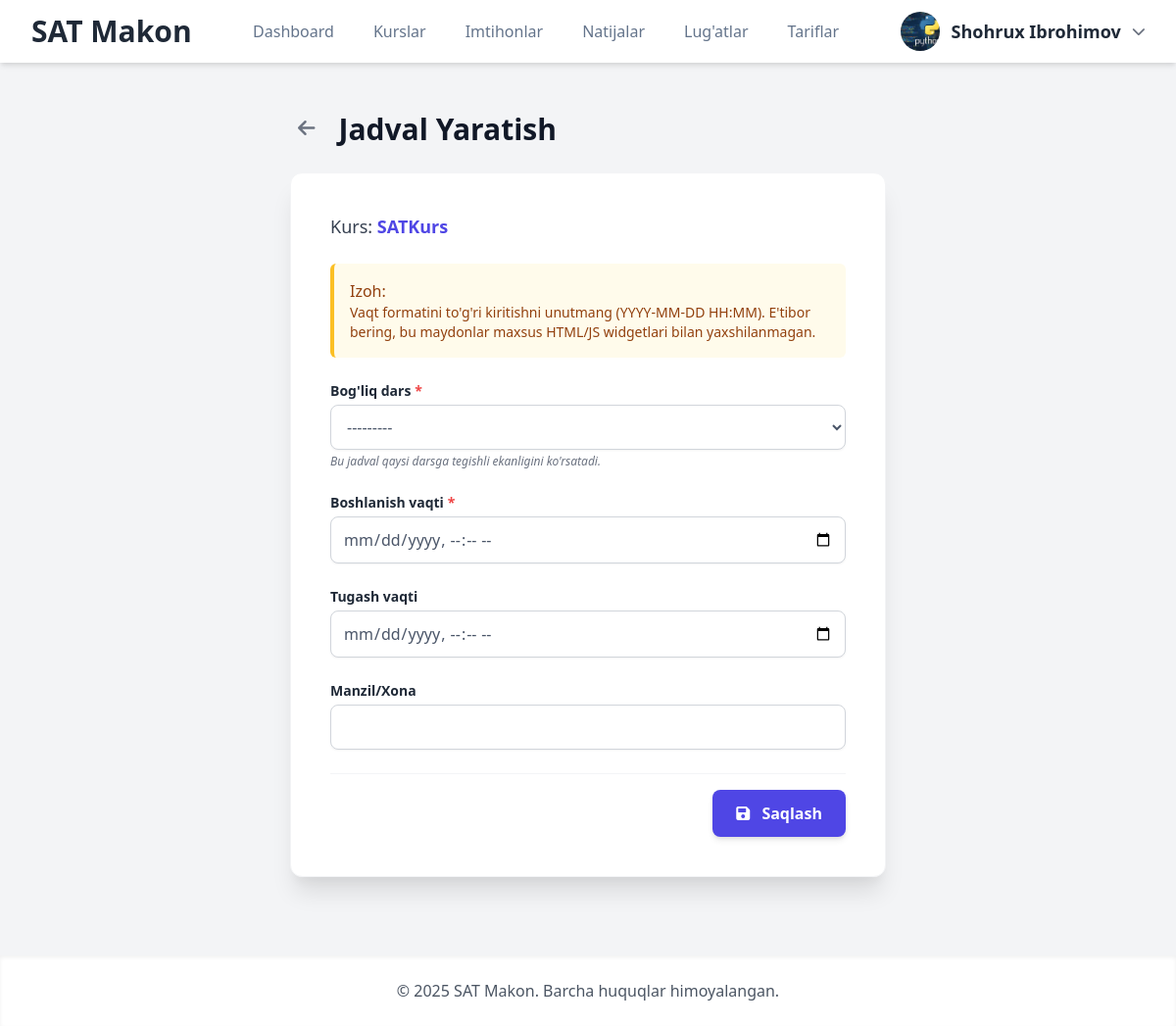
Screenshot of /courses/1/schedules/create/ (signed in) with the database file from the repository.
### Mock/models.py (models this page shows, shortened)
class CustomUser(AbstractUser):
    first_name = None
    last_name = None
    full_name = models.CharField(max_length=255, verbose_name="To'liq ism (F.I.Sh)")
    email = models.EmailField(unique=True, verbose_name="Elektron pochta")
    phone_number = models.CharField(max_length=20, unique=True, null=True, blank=True, verbose_name="Telefon raqami")
    center = models.ForeignKey(
        Center,
        on_delete=models.SET_NULL,
        null=True,
        blank=True,
        related_name='members',
        verbose_name="O'quv Markazi"
    )
    ROLE_CHOICES = [
        ('student', "O'quvchi"),
        ('teacher', "O'qituvchi"),
        ('center_admin', "Markaz Admini"),
        ('admin', "Platforma Super Admini"),
    ]
    role = models.CharField(max_length=20, choices=ROLE_CHOICES, default='student', verbose_name="Foydalanuvchi roli")
    profile_picture = models.ImageField(upload_to='profile_pics/', null=True, blank=True, verbose_name="Profil rasmi")
    bio = models.TextField(max_length=500, blank=True, verbose_name="O'zi haqida")
    ability = models.FloatField(default=0.0, verbose_name="Foydalanuvchi qobiliyati (Rasch)")
    teacher = models.ForeignKey(
        'self',
        on_delete=models.SET_NULL,
        null=True,
        blank=True,
        limit_choices_to=models.Q(role='teacher') | models.Q(role='center_admin'),
        related_name='students',
        verbose_name="Biriktirilgan Ustoz/Admin"
    )
    is_approved = models.BooleanField(default=True, verbose_name="Tasdiqlangan")
    is_banned = models.BooleanField(default=False, verbose_name="Bloklangan")
    USERNAME_FIELD = 'username'
    REQUIRED_FIELDS = ['email', 'full_name']
    def get_full_name(self):
        return self.full_name.strip()
    class Meta:
        verbose_name = "Foydalanuvchi"
        verbose_name_plural = "Foydalanuvchilar"

class Course(models.Model):
    title = models.CharField(max_length=200, verbose_name="Kurs nomi")
    description = models.TextField(verbose_name="Tavsif", blank=True, null=True)
    teacher = models.ForeignKey(settings.AUTH_USER_MODEL, on_delete=models.SET_NULL, null=True, verbose_name="Ustoz")
    course_type = models.CharField(
        max_length=10,
        choices=COURSE_TYPE_CHOICES,
        default='online',
        verbose_name="Kurs turi"
    )
    online_lesson_flow = models.CharField(
        max_length=10,
        choices=ONLINE_LESSON_FLOW_CHOICES,
        default='self_paced',
        verbose_name="Online darslar turi",
        help_text="'Ixtiyoriy'da tezlik talabaga bog'liq, 'Jadval asosida'da vaqt cheklangan."
    )
    is_premium = models.BooleanField(default=True, verbose_name="Pullik kurs")
    is_active = models.BooleanField(default=True, verbose_name="Aktiv")
    price = models.DecimalField(
        max_digits=10,
        decimal_places=2,
        default=0.00,
        verbose_name="Kurs narxi"
    )
    created_at = models.DateTimeField(auto_now_add=True)
    center = models.ForeignKey(
        'Center',
        on_delete=models.CASCADE,
        related_name='courses',
        verbose_name="Tegishli Markaz",
        null=True
    )
    groups = models.ManyToManyField(
        'Group',
        related_name='courses',
        blank=True,
        verbose_name="Kurs o'tiladigan guruhlar"
    )
    class Meta:
        verbose_name = "Kurs"
        verbose_name_plural = "Kurslar"
        unique_together = ('title', 'center')
        ordering = ['title']

### Mock/views.py (the view)
# urls.py: path('courses/<int:course_id>/schedules/create/', views.schedule_create, name='schedule_create'),
@login_required(login_url='login')
def schedule_create(request, course_id):
    course = get_object_or_404(Course, id=course_id)
    if request.method == 'POST':
        form = CourseScheduleForm(request.POST, course_instance=course)
        if form.is_valid():
            schedule = form.save(commit=False)
            schedule.course = course
            schedule.save()
            messages.success(request, "Dars jadvali muvaffaqiyatli qo'shildi.")
            return redirect('schedule_list', course_id=course.id)
    else:
        form = CourseScheduleForm(course_instance=course)
    context = {
        'form': form,
        'course': course,
        'page_title': f"'{course.title}' uchun jadval yaratish"
    }
    return render(request, 'management/schedule_form.html', context)

### Mock/forms.py
class CourseScheduleForm(forms.ModelForm):
    class Meta:
        model = CourseSchedule
        fields = ['related_lesson', 'start_time', 'end_time', 'location']
        widgets = {
            'start_time': forms.DateTimeInput(attrs={'type': 'datetime-local'}),
            'end_time': forms.DateTimeInput(attrs={'type': 'datetime-local'}),
        }
    def __init__(self, *args, **kwargs):
        course_instance = kwargs.pop('course_instance', None)
        super().__init__(*args, **kwargs)
        if course_instance:
            self.fields['related_lesson'].queryset = Lesson.objects.filter(
                module__course=course_instance
            ).select_related('module')

### Mock/context_processors.py (called while the page is built)
def global_context(request):
    default_name = "SAT Makon"
    context = {
        'CENTER_NAME': default_name,
        'center': None,
        'CENTER_SLUG': None,
    }
    if request.user.is_authenticated:
        user = request.user
        if hasattr(user, 'center') and user.center:
            current_center = user.center
            context['center'] = current_center
            context['CENTER_SLUG'] = current_center.slug
            context['CENTER_NAME'] = current_center.name
        if user.is_superuser:
            context['CENTER_NAME'] = default_name
            context['center'] = None
            context['CENTER_SLUG'] = None
    return context

### Mock/models.py (called while the page is built)
    def __str__(self):
        return f"{self.module.title} - {self.title}"

### Mock/templates/management/schedule_form.html (shortened to what this page needs)
{% extends 'base.html' %}
{% load static i18n widget_tweaks %}
{% block extra_css %}
<link href="https://cdn.jsdelivr.net/npm/tailwindcss@2.2.19/dist/tailwind.min.css" rel="stylesheet">
<link rel="stylesheet" href="https://cdnjs.cloudflare.com/ajax/libs/font-awesome/6.0.0-beta3/css/all.min.css">
{% endblock %}
{% block content %}
<div class="container mx-auto p-4 md:p-8 max-w-2xl">
    <div class="flex items-center mb-6 space-x-4">
        <a href="{% url 'schedule_list' course_id=course.id %}" class="text-gray-500 hover:text-indigo-600 transition p-2 rounded-full hover:bg-gray-100" title="{% trans "Jadvallar ro'yxatiga qaytish" %}">
            <i class="fas fa-arrow-left text-xl"></i>
        </a>
        <h1 class="text-3xl font-extrabold text-gray-900">
            Jadval {{ form.instance.pk|yesno:'Tahrirlash,Yaratish' }}
        </h1>
    </div>
    <div class="bg-white p-6 md:p-10 rounded-xl shadow-xl border border-gray-100">
        <p class="text-lg font-medium text-gray-700 mb-6">Kurs: <span class="text-indigo-600 font-semibold">{{ course.title }}</span></p>
        <form method="post" class="space-y-6">
            <div class="p-4 bg-yellow-50 border-l-4 border-yellow-400 text-yellow-800 rounded-md" role="alert">
                <p class="font-medium">Izoh:</p>
                <p class="text-sm">Vaqt formatini to'g'ri kiritishni unutmang (YYYY-MM-DD HH:MM). E'tibor bering, bu maydonlar maxsus HTML/JS widgetlari bilan yaxshilanmagan.</p>
            </div>
            {% for field in form %}
                {% if field.is_hidden %}
                    {{ field }}
                {% else %}
                    <div class="field-wrapper">
                        <label for="{{ field.id_for_label }}" class="block text-sm font-semibold text-gray-800 mb-1">
                            {{ field.label }}{% if field.field.required %}<span class="text-red-500 ml-1">*</span>{% endif %}
                        </label>
                        {{ field|add_class:"form-field-style" }}
                        {% if field.help_text %}
                            <p class="text-gray-500 text-xs italic mt-1">{{ field.help_text }}</p>
                        {% endif %}
                    </div>
                {% endif %}
            {% endfor %}
            <div class="flex justify-end pt-4 border-t border-gray-100">
                <button type="submit" class="w-full sm:w-auto px-6 py-3 bg-indigo-600 text-white font-semibold rounded-lg shadow-md hover:bg-indigo-700 focus:outline-none focus:ring-2 focus:ring-indigo-500 focus:ring-offset-2 transition duration-150">
                    <i class="fas fa-save mr-2"></i> Saqlash
                </button>
            </div>
        </form>
    </div>
</div>
{% endblock content %}

### Mock/templates/header.html (shortened to what this page needs)
{% load static i18n %}
<header class="bg-white shadow-md sticky top-0 z-50">
    <div class="container max-w-7xl mx-auto px-4 sm:px-6 lg:px-8">
        <div class="flex items-center justify-between h-16">
            <div class="flex-shrink-0">
                <a href="{% url 'index' %}" class="text-3xl font-bold text-gray-800">{{ CENTER_NAME }}</a>
            </div>
            <nav class="hidden md:flex md:items-center md:space-x-2 lg:space-x-4">
                {% if user.is_authenticated and user.role == 'student' %}
                <a href="{% url 'dashboard' slug=request.user.center.slug %}" class="nav-link {% if request.resolver_match.url_name == 'dashboard' %}active{% endif %}">Dashboard</a>
                <a href="{% url 'all_courses' center.slug %}" class="nav-link ">Kurslar</a>
                <a href="{% url 'all_exams' center.slug %}" class="nav-link {% if request.resolver_match.url_name == 'all_exams' %}active{% endif %}">Imtihonlar</a>
                <a href="{% url 'completed_exams' center.slug %}" class="nav-link {% if request.resolver_match.url_name == 'completed_exams' %}active{% endif %}">Natijalar</a>
                <a href="{% url 'my_flashcards' center.slug %}" class="nav-link {% if request.resolver_match.url_name == 'my_flashcards' %}active{% endif %}">Lug'atlar</a>
                <a href="{% url 'price' center.slug %}" class="nav-link {% if request.resolver_match.url_name == 'price' %}active{% endif %}">Tariflar</a>
                {% elif user.is_authenticated and user.role == 'admin' %}
                <a href="{% url 'center_list' %}" class="nav-link {% if request.resolver_match.url_name == 'center_list' %}active{% endif %}">O'quv markazlar</a>
                {% endif %}
            </nav>
            <div class="flex items-center space-x-4">
                {% if user.is_authenticated %}
                <div class="hidden md:block relative">
                    <button id="dropdownButton" class="flex items-center space-x-3 focus:outline-none">
                        {% if user.profile_picture %}
                            <img class="h-10 w-10 rounded-full object-cover" src="{{ user.profile_picture.url }}" alt="Profil rasmi">
                        {% else %}
                            <span class="h-10 w-10 rounded-full bg-blue-500 flex items-center justify-center text-white font-bold text-lg">
                                {{ user.username|first|upper }}
                            </span>
                        {% endif %}
                        <span class="font-semibold text-lg text-gray-800">{{ user.get_full_name|default:user.username }}</span>
                        <i class="fas fa-chevron-down text-gray-500 text-sm"></i>
                    </button>
                </div>
                {% else %}
                <div class="hidden md:block">
                       <a href="{% url 'login' %}" class="nav-link"><i class="fa-brands fa-telegram mr-1"></i> Kirish</a>
                </div>
                {% endif %}
            </div>
        </div>
    </div>
</header>

### Mock/static/css/custom.css (style rules this page uses)
:root { --primary-color: #4f46e5; --secondary-color: #0ea5e9; --success-color: #10b981; --danger-color: #ef4444; --slate-text: #334155; --slate-light: #64748b; --slate-bg: #f8fafc; --card-bg: #ffffff; --card-border: #eef2ff; --card-shadow: 0 4px 6px -1px rgb(0 0 0 / 0.05), 0 2px 4px -2px rgb(0 0 0 / 0.06); --card-shadow-hover: 0 10px 15px -3px rgb(0 0 0 / 0.07), 0 4px 6px -2px rgb(0 0 0 / 0.05); }
body { background-color: var(--slate-bg); color: var(--slate-text); font-family: 'Inter', sans-serif; -webkit-font-smoothing: antialiased; -moz-osx-font-smoothing: grayscale; }
.nav-link, .mobile-nav-link { display: block; padding: 0.5rem 0.75rem; border-radius: 0.5rem; font-weight: 500; color: var(--slate-light); transition: all 0.2s ease; text-decoration: none; white-space: nowrap; }

### Mock/templates/management/schedule_form.html (style rules this page uses)
.form-field-style { display: block; width: 100%; padding: 0.625rem 0.75rem; font-size: 1rem; color: #4a5568; background-color: #ffffff; border: 1px solid #d1d5db; border-radius: 0.5rem; box-shadow: 0 1px 2px 0 rgba(0, 0, 0, 0.05); transition: border-color 0.15s ease-in-out, box-shadow 0.15s ease-in-out; }

### rows the page displays
CustomUser: profile_picture (picture), get_full_name "Shohrux Ibrohimov"
Course: title "SATKurs"

### other values shown
{{ CENTER_NAME }} "SAT Makon"
{{ field.label }} "Bog'liq dars" "Boshlanish vaqti" "Tugash vaqti" "Manzil/Xona"
{{ field.help_text }} "Bu jadval qaysi darsga tegishli ekanligini ko'rsatadi."
